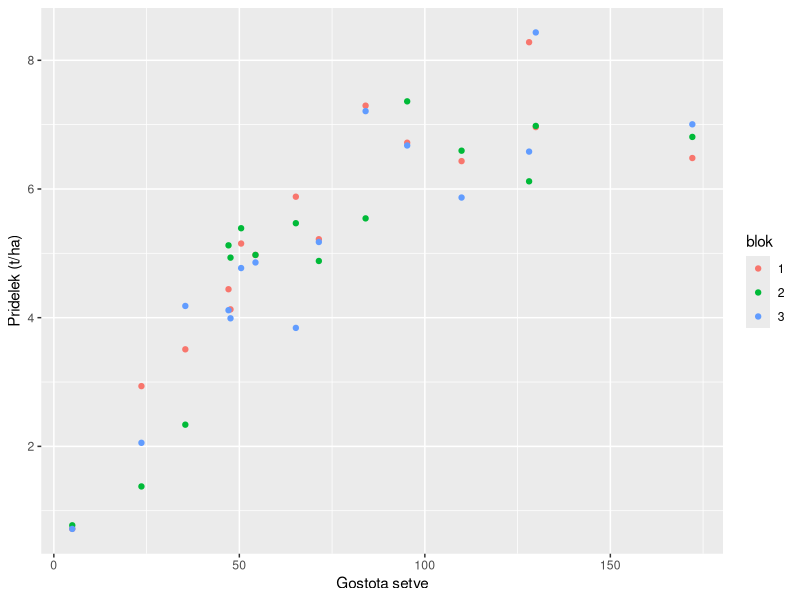
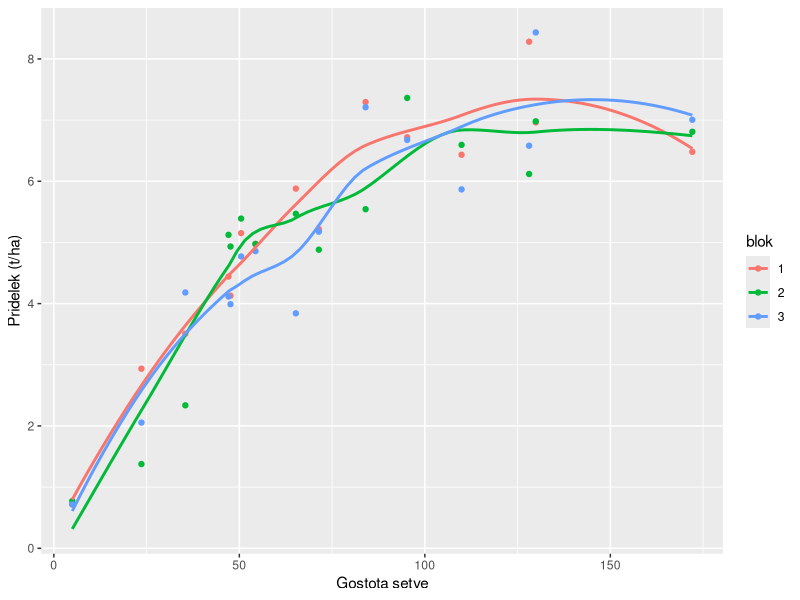
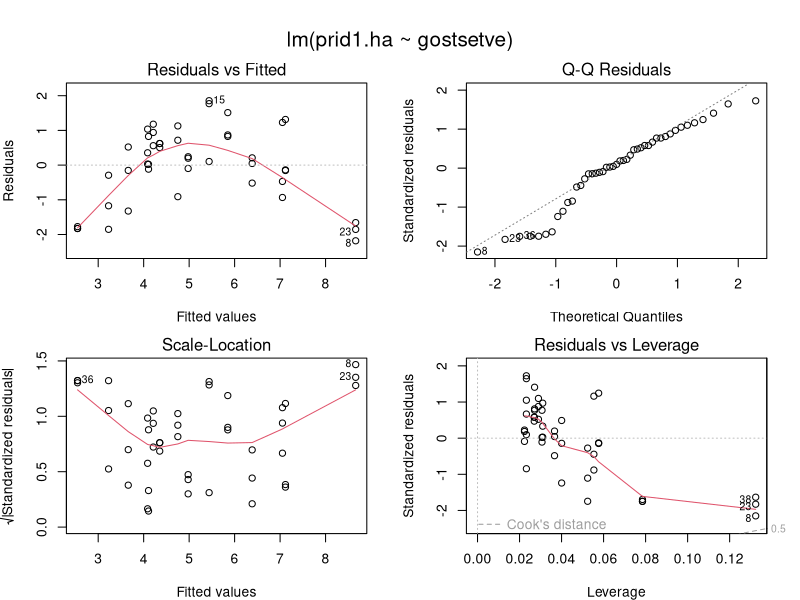
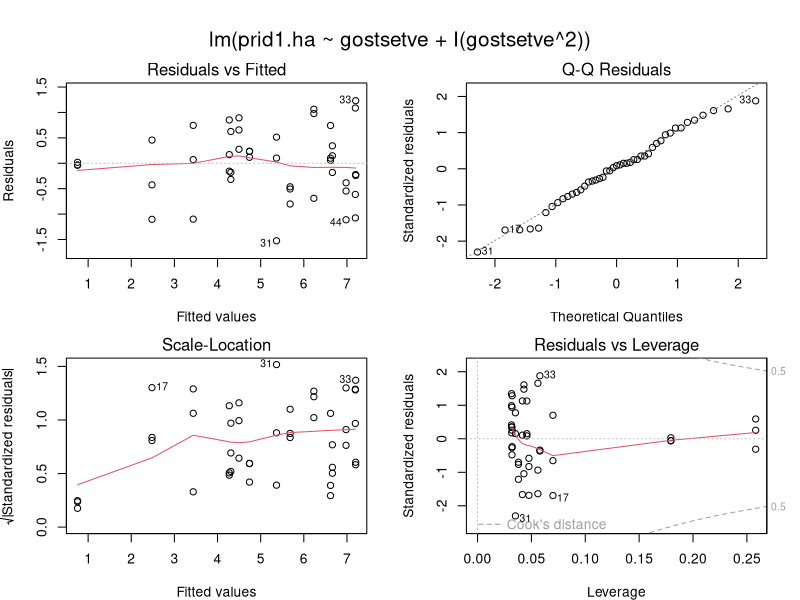
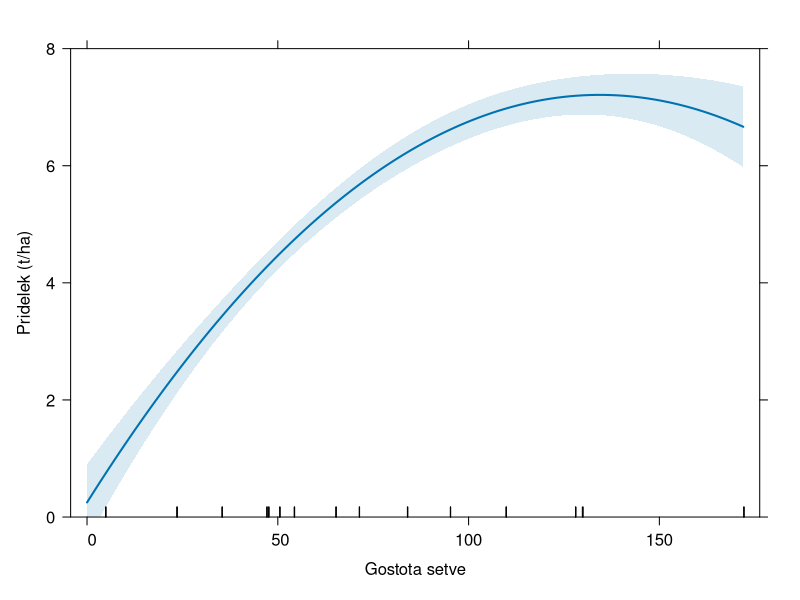
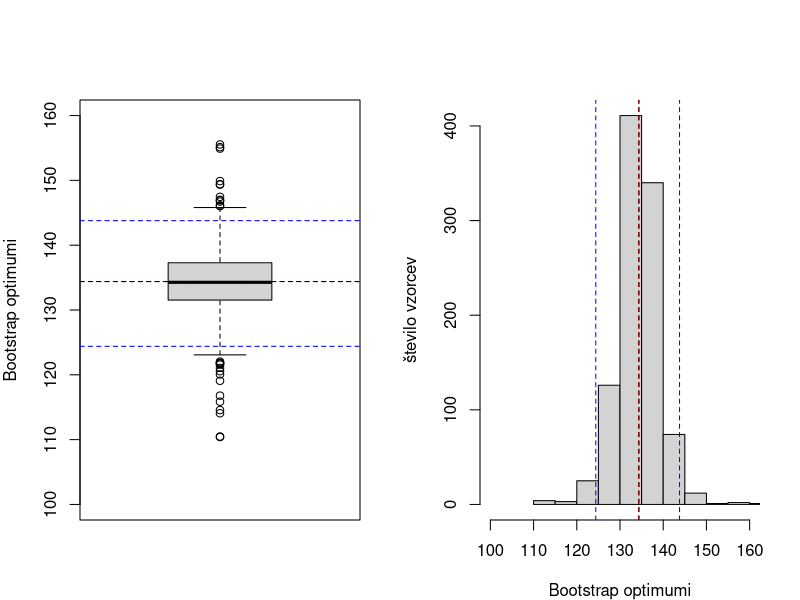

The R script that drew these images, in order: (Note: this script raises an error after producing the figures.)
# POLINOMSKA REGRESIJA

koruza<-read.table(file="KORUZA.txt", header = TRUE)
str(koruza)
summary(koruza[,c("gostsetve", "prid.ha")])
koruza$prid1.ha<-koruza$prid.ha/1000
koruza$blok <- factor(koruza$blok)  # gre za poskusno zasnovo slučajni bloki

library(ggplot2)
ggplot(data=koruza, aes(x=gostsetve, y=prid1.ha, col=blok)) + 
  geom_point() + ylab("Pridelek (t/ha)") +
  xlab("Gostota setve")

ggplot(data=koruza, aes(x=gostsetve, y=prid1.ha, col=blok)) + 
  geom_point() + geom_smooth(se=FALSE) +
  ylab("Pridelek (t/ha)") +
  xlab("Gostota setve")

model.lin <- lm(prid1.ha ~ gostsetve, data=koruza)

# Ali bloki pojasnijo kaj variabilnosti odzivne spremenljivke?

model.lin.blok <- lm(prid1.ha ~ blok + gostsetve, data=koruza)
anova(model.lin, model.lin.blok)

par(mfrow = c(2, 2), mar=c(4,4,2,2), oma=c(0,0,3,0))
plot(model.lin)
model.kvad <- lm(prid1.ha ~ gostsetve + I(gostsetve^2), data=koruza)
plot(model.kvad)
summary(model.kvad)

# enak rezulat dobimo z uporabo funkcije poly 
model.kvad.1 <- lm(prid1.ha ~ poly(gostsetve, degree=2, raw=TRUE), data=koruza)
summary(model.kvad.1)

anova(model.kvad) # sekvenčni F-testi

model.kub <- lm(prid1.ha ~ gostsetve + I(gostsetve^2) + I(gostsetve^3), data=koruza)
# model.kub.1 <- lm(prid1.ha ~ poly(gostsetve, degree=3, raw=TRUE), data=koruza)

anova(model.kub)
anova(model.kvad, model.kub)

# izpis ocen parametrov modela in R2

coefficients(model.kvad)
summary(model.kvad)$r.squared

library(effects)
plot(Effect(c("gostsetve"), model.kvad, xlevels=list(gostsetve=seq(0, 172, 2))),
     ci.style="bands", xlab="Gostota setve",ylab="Pridelek (t/ha)", 
     main="", ylim=c(0,8))  

# Optimalna gostota setve 

opt<--0.5*coefficients(model.kvad)[2]/coefficients(model.kvad)[3]
cat("Optimalna gostota =", opt)

# Napoved in interval zaupanja za pridelek pri optimalni gostoti 

gostsetve.x<-data.frame(gostsetve=opt)
rownames(gostsetve.x) <-NULL
povp.napoved.pridelek<-predict(model.kvad,gostsetve.x, interval="confidence")
round(data.frame(cbind(gostsetve.x,povp.napoved.pridelek)), 2)

# Interval zaupanja za optimalno gostoto setve dobimo s samovzorčenje primerov 
# (neparametrični bootstrap), 

R <- 1000
b <- data.frame()
for (i in c(1:R)){
  vzorec <- sample(c(1:dim(koruza)[1]),replace=TRUE)
  koruza1<-koruza[vzorec,]
  b <- rbind(b, coefficients(lm(prid1.ha ~ gostsetve + I(gostsetve^2), data=koruza1)))
}
names(b) <-c("b0","b1","b2")

b$opt <- -b$b1/(2*b$b2)
head(b)
mean(b$opt)  # povprečje generiranih optimumov
(bias <- as.numeric(opt-mean(b$opt)))  # pristranskost bootstrap ocene za optimalno gostoto
(optIZ<-quantile(b$opt,c(0.025,0.975)) ) # centilni bootstrap interval zaupanja za optimum

par(mfrow=c(1,2))
boxplot(b$opt, ylab="Bootstrap optimumi", ylim=c(100, 160))
abline(h=opt, lty=2, col="red"); abline(h=opt, lty=2, col="black");
abline(h=optIZ, lty=2, col="blue")
hist(b$opt, xlim=c(100, 160),
     xlab="Bootstrap optimumi",  main="", ylab="število vzorcev")
abline(v=mean(b$opt), lty=2, col="red");
abline(v=opt, lty=2, col="black");
abline(v=optIZ, lty=2, col="blue")


# Bootstrap modela s funkcijo Boot iz paketa car

library(car)
betahat.boot<-Boot(model.kvad, R=1000,  f = coef, method = "case") 
summary(betahat.boot)
head(betahat.boot$t)

betahat.boot$t$opt<--0.5*betahat.boot$t[,2]/betahat.boot$t[,3]
bootIZ<-quantile(betahat.boot$t$opt,c(0.025,0.975)) 
round(cbind(mean(betahat.boot$t$opt),t(bootIZ)), 2)

# še druga možnost uporabe funkcije Boot za bootstrap optimumov:

betahat.boot.1<-Boot(object=model.kvad, R=1000, labels="optimum",
                     f = function(object) -0.5*coef(object)[2]/coef(object)[3]) 
summary(betahat.boot.1)
opt.bootstrap<-as.numeric(summary(betahat.boot.1)[2]+summary(betahat.boot.1)[3]) 
round(opt.bootstrap,2)
confint(betahat.boot.1, type="perc")
par(mfrow=c(1,1))
hist(betahat.boot.1, ci="perc",, xlim=c(100, 160))


# REGRESIJA ZLEPKOV

library(splines)

bs.0<-bs(koruza$gostsetve) #  df=NULL, knots=NULL, degree=3
str(bs.0)
head(bs.0)
plot(koruza$gostsetve, bs.0[,3], col="blue", pch=16)
points(koruza$gostsetve, bs.0[,2], col="red", pch=16)
points(koruza$gostsetve, bs.0[,1], col="green", pch=16)

#  df=4, knots=NULL
bs.1<-bs(koruza$gostsetve, df=4) #  število vozlišč=1, degree=3
str(bs.1)
head(bs.1)
plot(koruza$gostsetve, bs.1[,4], col="black", pch=16)
points(koruza$gostsetve, bs.1[,3], col="blue", pch=16)
points(koruza$gostsetve, bs.1[,2], col="red", pch=16)
points(koruza$gostsetve, bs.1[,1], col="green", pch=16)

# določimo vrednosti gostsetve za vozlišča

(vozl<-quantile(koruza$gostsetve, probs = c(0.25, 0.5, 0.75), na.rm=T))
bs.3<-bs(koruza$gostsetve, knots=vozl, degree=3)

# enakovreden ukaz je
# bs.3<-bs(koruza$gostsetve,df=6)

str(bs.3)

# vrednosti baznih funkcij zlepkov polinomov tretje stopnje s tremi vozlišči
# za dane vrednosti gostsetve

head(bs.3)

par(mfrow=c(2,dim(bs.3)[2]/2))
x<-seq(min(koruza$gostsetve), max(koruza$gostsetve),1 )
for (i in 1:dim(bs.3)[2])
{plot(koruza$gostsetve,bs.3[,i], pch=16, ylim=c(0,1.1), 
      ylab=paste("bs.3[,", i,"]"))
  lines(x, bs(x, knots=vozl)[,i])
  abline(v=vozl, col="blue", lty=2)}


# model regresije kvadratnih zlepkov brez vozlišč

model.bs2.0<-lm(prid1.ha ~ bs(gostsetve, degree=2), data=koruza) 
coef(summary(model.bs2.0))

# za primerjavo izpišimo ocene parametrov polinomske regresije

coef(summary(model.kvad))

# še polinomska regresija z baznimi funkcijami, 
# ki predstavljajo ortogonalne kvadratne polinome regresorjev,
# degree=2, raw=FALSE

model.kvad.1 <-lm(prid1.ha ~ poly(gostsetve, 2), data=koruza)
coef(summary(model.kvad.1))

# koeficienti determinacije za vse tri modele
summary(model.kvad)$r.squared
summary(model.kvad.1)$r.squared
summary(model.bs2.0)$r.squared        

head(model.matrix(model.kvad))
head(model.matrix(model.kvad.1))
head(model.matrix(model.bs2.0))

# Grafični prikaz napovedi

novi.x<-data.frame(gostsetve=seq(0, 180, 5))
par(mfrow=c(1,1))
plot(koruza$gostsetve,koruza$prid1.ha, pch=16,
     ylab="Pridelek (t/ha)", xlab="Gostota setve",)
lines(novi.x$gostsetve, predict(model.kvad, novi.x), lwd=2, col="black")  
lines(novi.x$gostsetve, predict(model.kvad.1, novi.x),lwd=2, col="red")
lines(novi.x$gostsetve, predict(model.bs2.0, novi.x),lwd=2, col="blue")
legend(100, 2.5, legend=c("model.kvad","model.kvad.1","model.bs2.0"), 
       col=c("black","red","blue"), lwd=2, lty=1)

anova(model.kvad, model.bs2.0) #modela imata enako število parametrov

model.bs.3<-lm(prid1.ha ~ bs(gostsetve, knots=vozl), data=koruza) 
model.ns.3<-lm(prid1.ha ~ ns(gostsetve, knots=vozl), data=koruza) 
coef(summary(model.bs.3))
coef(summary(model.ns.3))

novi.x<-data.frame(gostsetve=seq(0, 180, 5))
plot(koruza$gostsetve,koruza$prid1.ha, pch=16,
     ylab="Pridelek (t/ha)", xlab="Gostota setve",)
lines(novi.x$gostsetve, predict(model.kvad, novi.x), lwd=2, col="black")  
lines(novi.x$gostsetve, predict(model.bs.3, novi.x),lwd=2, col="blue")
lines(novi.x$gostsetve, predict(model.ns.3, novi.x),lwd=2, col="red")
legend(105, 2.5, legend=c("model.kvad","model.bs.3","model.ns.3"), 
       col=c("black","blue","red"), lwd=2, lty=1)

plot1<-plot(Effect(c("gostsetve"), model.kvad, xlevels=list(gostsetve=seq(0, 172, 2))), 
            ci.style="bands", xlab="Gostota setve",ylab="Pridelek (t/ha)",
            main="", ylim=c(0,8))
print(plot1)

# modelu model.bs.3 določimo df, ker samo na tako definiranem modelu lahko uporabimo funkcijo Effect

model.bs.3a<-lm(prid1.ha ~ bs(gostsetve, df=6), data=koruza) 
plot2<-plot(Effect(c("gostsetve"), model.bs.3a, xlevels=list(gostsetve=seq(0, 172, 2))),
            ci.style="bands", xlab="Gostota setve",ylab="Pridelek (t/ha)",
            main="", ylim=c(0,8))
model.ns.3a<-lm(prid1.ha ~ ns(gostsetve, df=4), data=koruza) 
plot3<-plot(Effect(c("gostsetve"), model.ns.3a, xlevels=list(gostsetve=seq(0, 172, 2))),
            ci.style="bands", xlab="Gostota setve",ylab="Pridelek (t/ha)",
            main="", ylim=c(0,8))
library(gridExtra)
grid.arrange(plot1, plot2,plot3, ncol=3)
